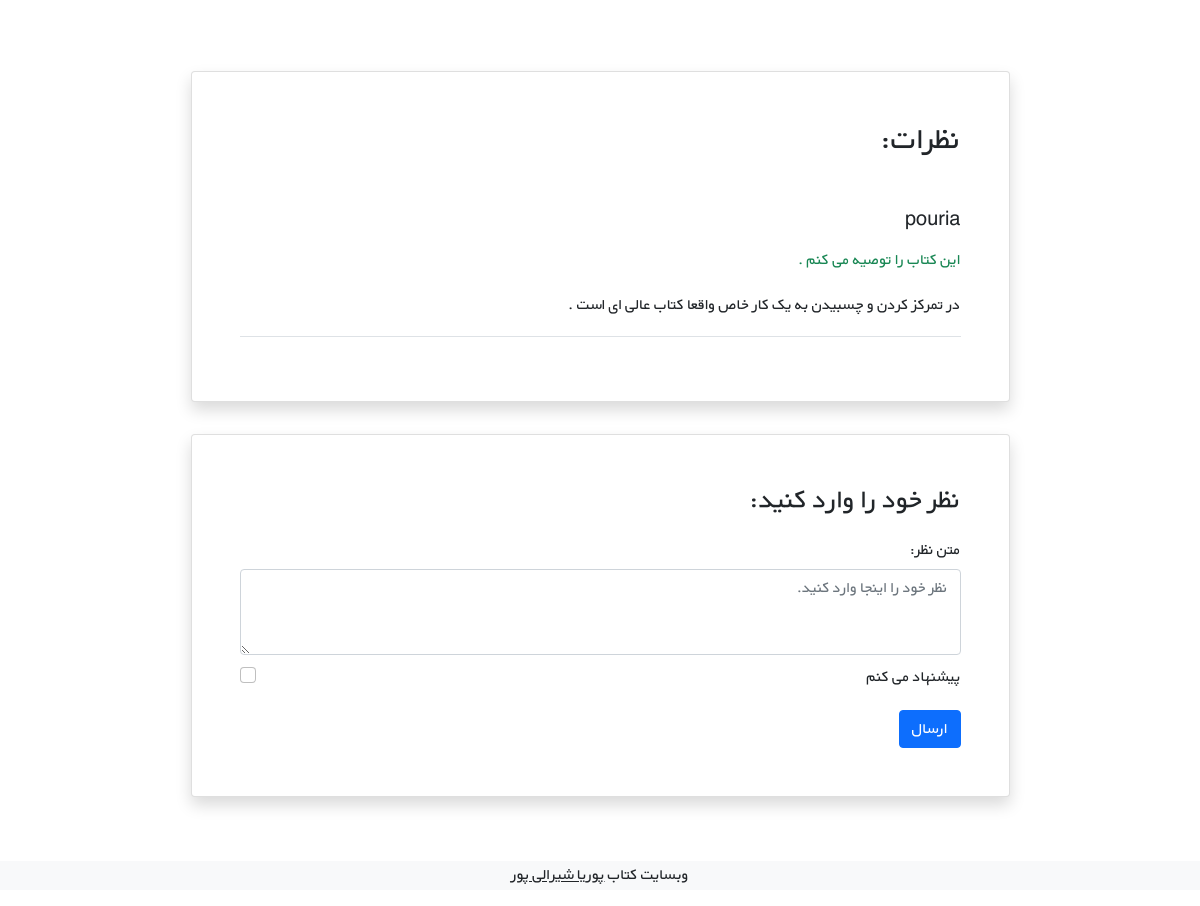
The app's page /books/14/ (lower part), older data.
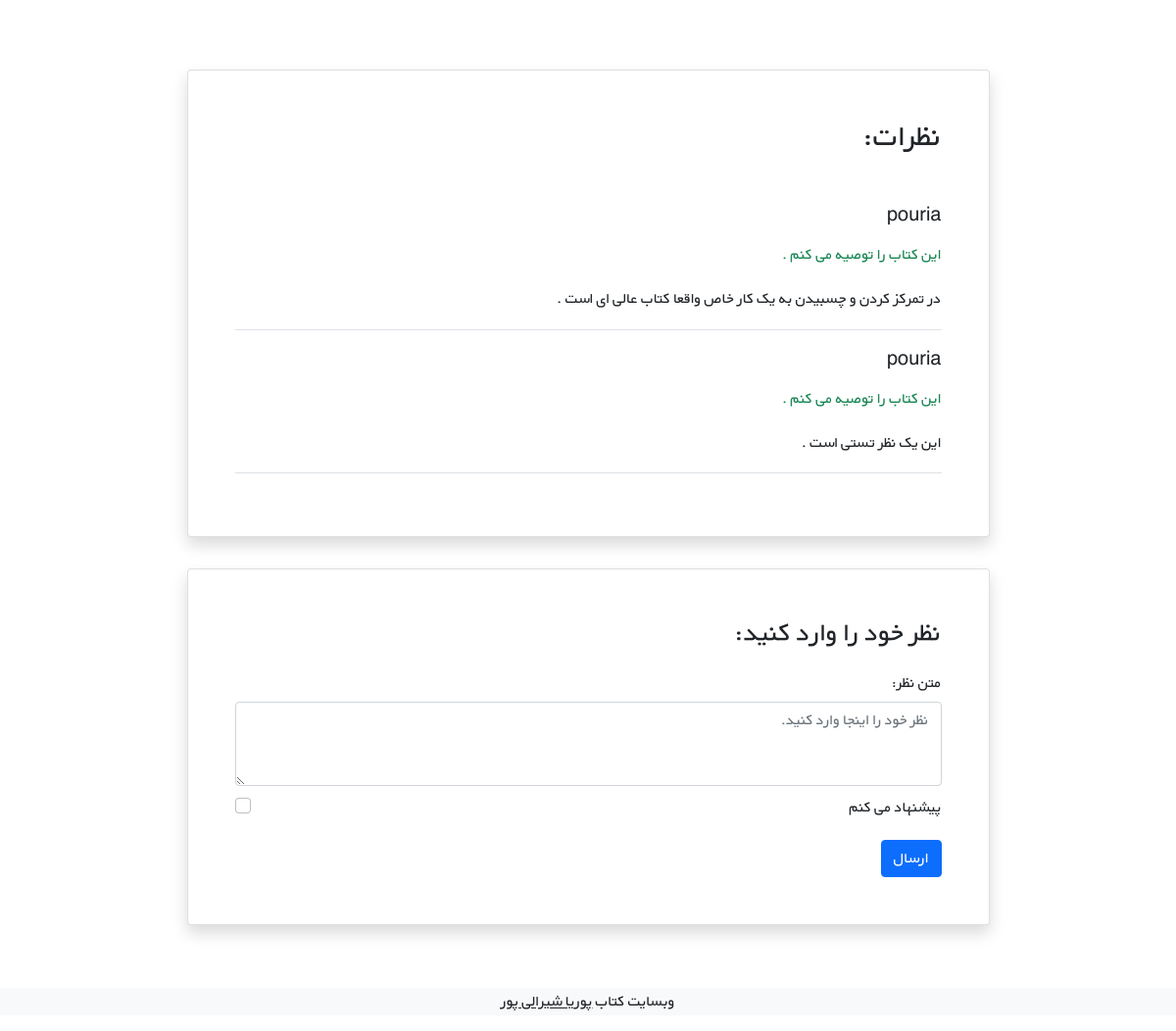
The same page, newer data.
### books/models.py (models this page shows, shortened)
class Comment(models.Model):
    user = models.ForeignKey(get_user_model(), on_delete=models.CASCADE)
    book = models.ForeignKey(Book, on_delete=models.CASCADE, related_name='comments')
    text = models.TextField()
    is_active = models.BooleanField(default=True)
    recommend = models.BooleanField(default=True)
    datetime_created = models.DateTimeField(auto_now_add=True)

### accounts/models.py (models this page shows)
class CustomUser(AbstractUser):
    age = models.PositiveIntegerField(null=True, blank=True)

### books/views.py (the view)
# urls.py: path('<int:pk>/', book_details_view, name='details_view'),
def book_details_view(request, pk):
    book = get_object_or_404(Book, pk=pk)
    book_comments = book.comments.all()
    if request.method == 'POST':
        comment_form = CommentForm(request.POST)
        if comment_form.is_valid():
            new_comment = comment_form.save(commit=False)
            new_comment.book = book
            new_comment.user = request.user
            new_comment.save()
    else:
        comment_form = CommentForm()
    context = {'book': book, 'comments': book_comments, 'comment_form': comment_form}
    return render(request, 'books/details_view.html', context)

### books/forms.py
class CommentForm(forms.ModelForm):
    class Meta:
        model = Comment
        fields = ('text', 'recommend', )

### books/templatetags/persian_translate_numbers.py (called while the page is built)
@register.filter
def translate_numbers(value):
    value = str(value)
    english_to_persian_table = value.maketrans('0123456789', '۰۱۲۳۴۵۶۷۸۹')
    return value.translate(english_to_persian_table)

### books/templates/books/details_view.html (shortened to what this page needs)
{% extends '_base.html' %}
{% load crispy_forms_filters %}
{% load crispy_forms_tags %}
{% load persian_translate_numbers %}
{% load humanize %}
{% block content %}
    <div class="container mt-5" dir="rtl">
        <div class="">
            <div class="">
                <div class="d-flex justify-content-center">
                    <div class="my-3 p-5 w-sm-75 w-100">
                    </div>
                </div>
                <div class="d-flex justify-content-center">
                    <div class="card shadow my-3 p-5 w-sm-75 w-100">
                        <h2 class="mb-5">نظرات:</h2>
                        {% for comment in comments %}
                            {% if comment.is_active %}
                                <div class="border-bottom mb-3">
                                    <h5 class="mb-3">{{ comment.user.username }}</h5>
                                    {% if comment.recommend %}
                                        <p class="text text-success">این کتاب را توصیه می کنم .</p>
                                    {% else %}
                                        <p class="text text-danger">این کتاب را توصیه نمی کنم .</p>
                                    {% endif %}
                                    <p>{{ comment.text|linebreaks }}</p>
                                </div>
                            {% endif %}
                        {% endfor %}
                    </div>
                </div>
                <div class="d-flex justify-content-center">
                    <div class="card shadow my-3 p-5 w-sm-75 w-100">
                        <h3>نظر خود را وارد کنید:</h3>
                        <form method="POST">
                            <div class="form-group py-2">
                                <label class="py-1" for="comment_text">متن نظر:</label>
                                <textarea class="form-control" name="text" rows="3"
                                          placeholder="نظر خود را اینجا وارد کنید."></textarea>
                            </div>
                            <div class="form-check">
                                <input class="form-check-input" type="checkbox" name="recommend">
                                <label class="form-check-label">
                                    پیشنهاد می کنم
                                </label>
                            </div>
                            <button type="submit" class="btn btn-primary mt-3">ارسال</button>
                        </form>
                    </div>
                </div>
            </div>
        </div>
    </div>
{% endblock %}

Row changes from the older to the newer data that the page shows:
added Comment: user.username "pouria", recommend "این کتاب را توصیه می کنم .", text "این یک نظر تستی است ."
